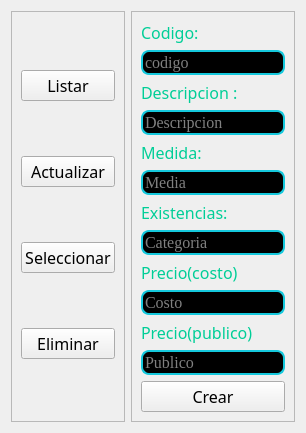
                  <widget class="QWidget" name="pagina_inventario">
                   <layout class="QHBoxLayout" name="horizontalLayout_7">
                    <item>
                     <widget class="QFrame" name="frame_2">
                      <property name="frameShape">
                       <enum>QFrame::StyledPanel</enum>
                      </property>
                      <property name="frameShadow">
                       <enum>QFrame::Raised</enum>
                      </property>
                      <layout class="QVBoxLayout" name="verticalLayout_5">
                       <item>
                        <widget class="QPushButton" name="btn_list">
                         <property name="font">
                          <font>
                           <family>Arial Black</family>
                           <pointsize>12</pointsize>
                           <weight>10</weight>
                           <italic>false</italic>
                           <bold>false</bold>
                          </font>
                         </property>
                         <property name="cursor">
                          <cursorShape>PointingHandCursor</cursorShape>
                         </property>
                         <property name="text">
                          <string>Listar</string>
                         </property>
                        </widget>
                       </item>
                       <item>
                        <widget class="QPushButton" name="btn_update">
                         <property name="font">
                          <font>
                           <family>Arial Black</family>
                           <pointsize>12</pointsize>
                           <weight>10</weight>
                           <italic>false</italic>
                           <bold>false</bold>
                          </font>
                         </property>
                         <property name="cursor">
                          <cursorShape>PointingHandCursor</cursorShape>
                         </property>
                         <property name="text">
                          <string>Actualizar</string>
                         </property>
                        </widget>
                       </item>
                       <item>
                        <widget class="QPushButton" name="btn_read">
                         <property name="font">
                          <font>
                           <family>Arial Black</family>
                           <pointsize>12</pointsize>
                           <weight>10</weight>
                           <italic>false</italic>
                           <bold>false</bold>
                          </font>
                         </property>
                         <property name="cursor">
                          <cursorShape>PointingHandCursor</cursorShape>
                         </property>
                         <property name="text">
                          <string>Seleccionar</string>
                         </property>
                        </widget>
                       </item>
                       <item>
                        <widget class="QPushButton" name="btn_delete">
                         <property name="font">
                          <font>
                           <family>Arial Black</family>
                           <pointsize>12</pointsize>
                           <weight>10</weight>
                           <italic>false</italic>
                           <bold>false</bold>
                          </font>
                         </property>
                         <property name="cursor">
                          <cursorShape>PointingHandCursor</cursorShape>
                         </property>
                         <property name="text">
                          <string>Eliminar</string>
                         </property>
                        </widget>
                       </item>
                      </layout>
                     </widget>
                    </item>
                    <item>
                     <widget class="QFrame" name="frame_5">
                      <property name="styleSheet">
                       <string notr="true">QLabel{
font: 30 12pt&quot;Arial Black&quot;;
background-color:#000000ff;
color: rgb(0, 206, 151);
border:0px solid #14C8DC;
}</string>
                      </property>
                      <property name="frameShape">
                       <enum>QFrame::StyledPanel</enum>
                      </property>
                      <property name="frameShadow">
                       <enum>QFrame::Raised</enum>
                      </property>
                      <layout class="QVBoxLayout" name="verticalLayout_6">
                       <item>
                        <widget class="QLabel" name="label_6">
                         <property name="font">
                          <font>
                           <family>Arial Black</family>
                           <pointsize>12</pointsize>
                           <weight>3</weight>
                           <italic>false</italic>
                           <bold>false</bold>
                          </font>
                         </property>
                         <property name="styleSheet">
                          <string notr="true"/>
                         </property>
                         <property name="text">
                          <string>Codigo:</string>
                         </property>
                        </widget>
                       </item>
                       <item>
                        <widget class="QLineEdit" name="input_cod">
                         <property name="font">
                          <font>
                           <family>Times New Roman</family>
                           <pointsize>12</pointsize>
                           <weight>9</weight>
                           <italic>false</italic>
                           <bold>false</bold>
                          </font>
                         </property>
                         <property name="styleSheet">
                          <string notr="true">QLineEdit{
border: 2px solid #14c8dc;
border-radius: 8px;
color: rgb(255, 255, 255);
background-color:rgb(0,0,0);
font: 75 12pt&quot;Times New Roman&quot;;
}</string>
                         </property>
                         <property name="placeholderText">
                          <string>codigo</string>
                         </property>
                        </widget>
                       </item>
                       <item>
                        <widget class="QLabel" name="label_7">
                         <property name="font">
                          <font>
                           <family>Arial Black</family>
                           <pointsize>12</pointsize>
                           <weight>3</weight>
                           <italic>false</italic>
                           <bold>false</bold>
                          </font>
                         </property>
                         <property name="text">
                          <string>Descripcion :</string>
                         </property>
                        </widget>
                       </item>
                       <item>
                        <widget class="QLineEdit" name="input_name">
                         <property name="font">
                          <font>
                           <family>Times New Roman</family>
                           <pointsize>12</pointsize>
                           <weight>9</weight>
                           <italic>false</italic>
                           <bold>false</bold>
                          </font>
                         </property>
                         <property name="styleSheet">
                          <string notr="true">QLineEdit{
border: 2px solid #14c8dc;
border-radius: 8px;
color: rgb(255, 255, 255);
background-color:rgb(0,0,0);
font: 75 12pt&quot;Times New Roman&quot;;
}</string>
                         </property>
                         <property name="placeholderText">
                          <string>Descripcion</string>
                         </property>
                        </widget>
                       </item>
                       <item>
                        <widget class="QLabel" name="label_8">
                         <property name="font">
                          <font>
                           <family>Arial Black</family>
                           <pointsize>12</pointsize>
                           <weight>3</weight>
                           <italic>false</italic>
                           <bold>false</bold>
                          </font>
                         </property>
                         <property name="text">
                          <string>Medida: </string>
                         </property>
                        </widget>
                       </item>
                       <item>
                        <widget class="QLineEdit" name="input_media">
                         <property name="font">
                          <font>
                           <family>Times New Roman</family>
                           <pointsize>12</pointsize>
                           <weight>9</weight>
                           <italic>false</italic>
                           <bold>false</bold>
                          </font>
                         </property>
                         <property name="styleSheet">
                          <string notr="true">QLineEdit{
border: 2px solid #14c8dc;
border-radius: 8px;
color: rgb(255, 255, 255);
background-color:rgb(0,0,0);
font: 75 12pt&quot;Times New Roman&quot;;
}</string>
                         </property>
                         <property name="placeholderText">
                          <string>Media</string>
                         </property>
                        </widget>
                       </item>
                       <item>
                        <widget class="QLabel" name="label_9">
                         <property name="font">
                          <font>
                           <family>Arial Black</family>
                           <pointsize>12</pointsize>
                           <weight>3</weight>
                           <italic>false</italic>
                           <bold>false</bold>
                          </font>
                         </property>
                         <property name="text">
                          <string>Existencias: </string>
                         </property>
                        </widget>
                       </item>
                       <item>
                        <widget class="QLineEdit" name="input_existencia">
                         <property name="font">
                          <font>
                           <family>Times New Roman</family>
                           <pointsize>12</pointsize>
                           <weight>9</weight>
                           <italic>false</italic>
                           <bold>false</bold>
                          </font>
                         </property>
                         <property name="styleSheet">
                          <string notr="true">QLineEdit{
border: 2px solid #14c8dc;
border-radius: 8px;
color: rgb(255, 255, 255);
background-color:rgb(0,0,0);
font: 75 12pt&quot;Times New Roman&quot;;
}</string>
                         </property>
                         <property name="placeholderText">
                          <string>Categoria</string>
                         </property>
                        </widget>
                       </item>
                       <item>
                        <widget class="QLabel" name="label_10">
                         <property name="font">
                          <font>
                           <family>Arial Black</family>
                           <pointsize>12</pointsize>
                           <weight>3</weight>
                           <italic>false</italic>
                           <bold>false</bold>
                          </font>
                         </property>
                         <property name="text">
                          <string>Precio(costo)</string>
                         </property>
                        </widget>
                       </item>
                       <item>
                        <widget class="QLineEdit" name="input_precio_costo">
                         <property name="font">
                          <font>
                           <family>Times New Roman</family>
                           <pointsize>12</pointsize>
                           <weight>9</weight>
                           <italic>false</italic>
                           <bold>false</bold>
                          </font>
                         </property>
                         <property name="styleSheet">
                          <string notr="true">QLineEdit{
border: 2px solid #14c8dc;
border-radius: 8px;
color: rgb(255, 255, 255);
background-color:rgb(0,0,0);
font: 75 12pt&quot;Times New Roman&quot;;
}</string>
                         </property>
                         <property name="placeholderText">
                          <string>Costo</string>
                         </property>
                        </widget>
                       </item>
                       <item>
                        <widget class="QLabel" name="label_11">
                         <property name="font">
                          <font>
                           <family>Arial Black</family>
                           <pointsize>12</pointsize>
                           <weight>3</weight>
                           <italic>false</italic>
                           <bold>false</bold>
                          </font>
                         </property>
                         <property name="text">
                          <string>Precio(publico)</string>
                         </property>
                        </widget>
                       </item>
                       <item>
                        <widget class="QLineEdit" name="input_precio_publico">
                         <property name="font">
                          <font>
                           <family>Times New Roman</family>
                           <pointsize>12</pointsize>
                           <weight>9</weight>
                           <italic>false</italic>
                           <bold>false</bold>
                          </font>
                         </property>
                         <property name="styleSheet">
                          <string notr="true">QLineEdit{
border: 2px solid #14c8dc;
border-radius: 8px;
color: rgb(255, 255, 255);
background-color:rgb(0,0,0);
font: 75 12pt&quot;Times New Roman&quot;;
}</string>
                         </property>
                         <property name="text">
                          <string/>
                         </property>
                         <property name="dragEnabled">
                          <bool>false</bool>
                         </property>
                         <property name="readOnly">
                          <bool>false</bool>
                         </property>
                         <property name="placeholderText">
                          <string>Publico</string>
                         </property>
                        </widget>
                       </item>
                       <item>
                        <widget class="QPushButton" name="btn_create">
                         <property name="font">
                          <font>
                           <family>Arial Black</family>
                           <pointsize>12</pointsize>
                           <weight>10</weight>
                           <italic>false</italic>
                           <bold>false</bold>
                          </font>
                         </property>
                         <property name="cursor">
                          <cursorShape>PointingHandCursor</cursorShape>
                         </property>
                         <property name="text">
                          <string>Crear</string>
                         </property>
                        </widget>
                       </item>
                      </layout>
                     </widget>
                    </item>
                   </layout>
                  </widget>
